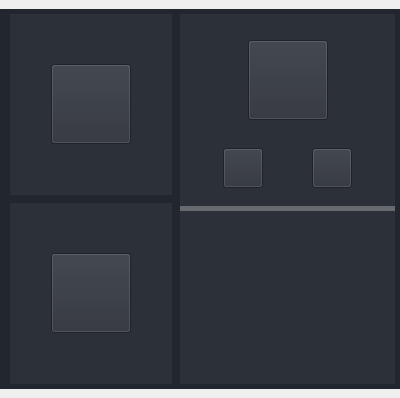
<?xml version="1.0" encoding="UTF-8"?>
<ui version="4.0">
 <class>ContrlUtils</class>
 <widget class="QWidget" name="ContrlUtils">
  <property name="geometry">
   <rect>
    <x>0</x>
    <y>0</y>
    <width>400</width>
    <height>398</height>
   </rect>
  </property>
  <property name="minimumSize">
   <size>
    <width>0</width>
    <height>0</height>
   </size>
  </property>
  <property name="windowTitle">
   <string>Form</string>
  </property>
  <layout class="QHBoxLayout" name="horizontalLayout_7">
   <property name="leftMargin">
    <number>0</number>
   </property>
   <property name="topMargin">
    <number>0</number>
   </property>
   <property name="rightMargin">
    <number>0</number>
   </property>
   <property name="bottomMargin">
    <number>0</number>
   </property>
   <item>
    <widget class="QWidget" name="widgetTop" native="true">
     <property name="minimumSize">
      <size>
       <width>400</width>
       <height>380</height>
      </size>
     </property>
     <property name="maximumSize">
      <size>
       <width>380</width>
       <height>380</height>
      </size>
     </property>
     <property name="styleSheet">
      <string notr="true">background-color: rgb(34, 38, 46);
border-color: rgb(98, 98, 98);
color: rgb(166, 166, 166);</string>
     </property>
     <layout class="QHBoxLayout" name="horizontalLayout_5">
      <property name="leftMargin">
       <number>5</number>
      </property>
      <property name="topMargin">
       <number>5</number>
      </property>
      <property name="rightMargin">
       <number>5</number>
      </property>
      <property name="bottomMargin">
       <number>5</number>
      </property>
      <item>
       <layout class="QHBoxLayout" name="horizontalLayout_2" stretch="3,4">
        <property name="spacing">
         <number>8</number>
        </property>
        <property name="leftMargin">
         <number>5</number>
        </property>
        <item>
         <layout class="QVBoxLayout" name="verticalLayout">
          <item>
           <widget class="QWidget" name="widgetLight" native="true">
            <property name="styleSheet">
             <string notr="true">background-color: rgb(44, 48, 56);
border-color: rgb(98, 98, 98);
color: rgb(166, 166, 166);</string>
            </property>
            <layout class="QHBoxLayout" name="horizontalLayout_8">
             <property name="leftMargin">
              <number>0</number>
             </property>
             <property name="rightMargin">
              <number>0</number>
             </property>
             <item>
              <widget class="QPushButton" name="btnLight_2">
               <property name="minimumSize">
                <size>
                 <width>80</width>
                 <height>80</height>
                </size>
               </property>
               <property name="maximumSize">
                <size>
                 <width>80</width>
                 <height>80</height>
                </size>
               </property>
               <property name="styleSheet">
                <string notr="true">border-image: url(:/con/contrl/dd1.png);</string>
               </property>
               <property name="text">
                <string/>
               </property>
               <property name="checkable">
                <bool>true</bool>
               </property>
              </widget>
             </item>
            </layout>
           </widget>
          </item>
          <item>
           <widget class="QWidget" name="widgetWind" native="true">
            <property name="styleSheet">
             <string notr="true">background-color: rgb(44, 48, 56);
border-color: rgb(98, 98, 98);
color: rgb(166, 166, 166);</string>
            </property>
            <layout class="QHBoxLayout" name="horizontalLayout_9">
             <property name="leftMargin">
              <number>0</number>
             </property>
             <property name="topMargin">
              <number>9</number>
             </property>
             <property name="rightMargin">
              <number>0</number>
             </property>
             <item>
              <widget class="QPushButton" name="btnShan">
               <property name="minimumSize">
                <size>
                 <width>80</width>
                 <height>80</height>
                </size>
               </property>
               <property name="maximumSize">
                <size>
                 <width>80</width>
                 <height>80</height>
                </size>
               </property>
               <property name="styleSheet">
                <string notr="true">border-image: url(:/con/contrl/fs1.png);</string>
               </property>
               <property name="text">
                <string/>
               </property>
               <property name="checkable">
                <bool>true</bool>
               </property>
              </widget>
             </item>
            </layout>
           </widget>
          </item>
         </layout>
        </item>
        <item>
         <widget class="QWidget" name="widgetAir" native="true">
          <property name="styleSheet">
           <string notr="true">background-color: rgb(44, 48, 56);
border-color: rgb(98, 98, 98);
color: rgb(166, 166, 166);</string>
          </property>
          <layout class="QHBoxLayout" name="horizontalLayout_6">
           <property name="leftMargin">
            <number>0</number>
           </property>
           <property name="rightMargin">
            <number>0</number>
           </property>
           <item>
            <layout class="QVBoxLayout" name="verticalLayout_4">
             <item>
              <layout class="QHBoxLayout" name="horizontalLayout_3">
               <item>
                <spacer name="horizontalSpacer">
                 <property name="orientation">
                  <enum>Qt::Horizontal</enum>
                 </property>
                 <property name="sizeHint" stdset="0">
                  <size>
                   <width>40</width>
                   <height>20</height>
                  </size>
                 </property>
                </spacer>
               </item>
               <item>
                <widget class="QPushButton" name="btnAir">
                 <property name="minimumSize">
                  <size>
                   <width>80</width>
                   <height>80</height>
                  </size>
                 </property>
                 <property name="maximumSize">
                  <size>
                   <width>80</width>
                   <height>80</height>
                  </size>
                 </property>
                 <property name="styleSheet">
                  <string notr="true">border-image: url(:/con/contrl/kt1.png);</string>
                 </property>
                 <property name="text">
                  <string/>
                 </property>
                 <property name="checkable">
                  <bool>true</bool>
                 </property>
                </widget>
               </item>
               <item>
                <spacer name="horizontalSpacer_2">
                 <property name="orientation">
                  <enum>Qt::Horizontal</enum>
                 </property>
                 <property name="sizeHint" stdset="0">
                  <size>
                   <width>40</width>
                   <height>20</height>
                  </size>
                 </property>
                </spacer>
               </item>
              </layout>
             </item>
             <item>
              <layout class="QHBoxLayout" name="horizontalLayout_4">
               <item>
                <widget class="QPushButton" name="btnMode">
                 <property name="minimumSize">
                  <size>
                   <width>40</width>
                   <height>40</height>
                  </size>
                 </property>
                 <property name="maximumSize">
                  <size>
                   <width>30</width>
                   <height>30</height>
                  </size>
                 </property>
                 <property name="styleSheet">
                  <string notr="true">border-image: url(:/con/contrl/ktms-close.png);</string>
                 </property>
                 <property name="text">
                  <string/>
                 </property>
                </widget>
               </item>
               <item>
                <widget class="QPushButton" name="btnWinStyle">
                 <property name="minimumSize">
                  <size>
                   <width>40</width>
                   <height>40</height>
                  </size>
                 </property>
                 <property name="maximumSize">
                  <size>
                   <width>30</width>
                   <height>30</height>
                  </size>
                 </property>
                 <property name="styleSheet">
                  <string notr="true">border-image: url(:/con/contrl/ktfl-open.png);</string>
                 </property>
                 <property name="text">
                  <string/>
                 </property>
                </widget>
               </item>
              </layout>
             </item>
             <item>
              <widget class="QLabel" name="label_11">
               <property name="maximumSize">
                <size>
                 <width>16777215</width>
                 <height>5</height>
                </size>
               </property>
               <property name="styleSheet">
                <string notr="true">background-color: rgb(103, 106, 111);</string>
               </property>
               <property name="text">
                <string/>
               </property>
              </widget>
             </item>
             <item>
              <spacer name="verticalSpacer">
               <property name="orientation">
                <enum>Qt::Vertical</enum>
               </property>
               <property name="sizeType">
                <enum>QSizePolicy::Fixed</enum>
               </property>
               <property name="sizeHint" stdset="0">
                <size>
                 <width>20</width>
                 <height>3</height>
                </size>
               </property>
              </spacer>
             </item>
             <item>
              <layout class="QHBoxLayout" name="horizontalLayout">
               <item>
                <layout class="QVBoxLayout" name="verticalLayout_2">
                 <property name="spacing">
                  <number>0</number>
                 </property>
                 <item>
                  <widget class="QLabel" name="labelAuto">
                   <property name="minimumSize">
                    <size>
                     <width>70</width>
                     <height>30</height>
                    </size>
                   </property>
                   <property name="maximumSize">
                    <size>
                     <width>60</width>
                     <height>20</height>
                    </size>
                   </property>
                   <property name="styleSheet">
                    <string notr="true">border-image: url(:/con/contrl/zd-o.png);</string>
                   </property>
                   <property name="text">
                    <string/>
                   </property>
                  </widget>
                 </item>
                 <item>
                  <widget class="QLabel" name="labelCold">
                   <property name="minimumSize">
                    <size>
                     <width>70</width>
                     <height>30</height>
                    </size>
                   </property>
                   <property name="maximumSize">
                    <size>
                     <width>60</width>
                     <height>20</height>
                    </size>
                   </property>
                   <property name="styleSheet">
                    <string notr="true">border-image: url(:/con/contrl/zl-c.png);</string>
                   </property>
                   <property name="text">
                    <string/>
                   </property>
                  </widget>
                 </item>
                 <item>
                  <widget class="QLabel" name="labelHu">
                   <property name="minimumSize">
                    <size>
                     <width>70</width>
                     <height>30</height>
                    </size>
                   </property>
                   <property name="maximumSize">
                    <size>
                     <width>60</width>
                     <height>20</height>
                    </size>
                   </property>
                   <property name="styleSheet">
                    <string notr="true">border-image: url(:/con/contrl/cs-c.png);</string>
                   </property>
                   <property name="text">
                    <string/>
                   </property>
                  </widget>
                 </item>
                 <item>
                  <widget class="QLabel" name="labelSendWind">
                   <property name="minimumSize">
                    <size>
                     <width>70</width>
                     <height>30</height>
                    </size>
                   </property>
                   <property name="maximumSize">
                    <size>
                     <width>60</width>
                     <height>20</height>
                    </size>
                   </property>
                   <property name="styleSheet">
                    <string notr="true">border-image: url(:/con/contrl/sf-c.png);</string>
                   </property>
                   <property name="text">
                    <string/>
                   </property>
                  </widget>
                 </item>
                </layout>
               </item>
               <item>
                <layout class="QVBoxLayout" name="verticalLayout_3">
                 <property name="spacing">
                  <number>0</number>
                 </property>
                 <item>
                  <widget class="QLabel" name="labelSmallWind">
                   <property name="minimumSize">
                    <size>
                     <width>70</width>
                     <height>30</height>
                    </size>
                   </property>
                   <property name="maximumSize">
                    <size>
                     <width>60</width>
                     <height>20</height>
                    </size>
                   </property>
                   <property name="styleSheet">
                    <string notr="true">border-image: url(:/con/contrl/xf-c.png);</string>
                   </property>
                   <property name="text">
                    <string/>
                   </property>
                  </widget>
                 </item>
                 <item>
                  <widget class="QLabel" name="labelLittleWind">
                   <property name="minimumSize">
                    <size>
                     <width>70</width>
                     <height>30</height>
                    </size>
                   </property>
                   <property name="maximumSize">
                    <size>
                     <width>60</width>
                     <height>20</height>
                    </size>
                   </property>
                   <property name="styleSheet">
                    <string notr="true">border-image: url(:/con/contrl/wf-c.png);</string>
                   </property>
                   <property name="text">
                    <string/>
                   </property>
                  </widget>
                 </item>
                 <item>
                  <widget class="QLabel" name="labelBigWind">
                   <property name="minimumSize">
                    <size>
                     <width>70</width>
                     <height>30</height>
                    </size>
                   </property>
                   <property name="maximumSize">
                    <size>
                     <width>60</width>
                     <height>20</height>
                    </size>
                   </property>
                   <property name="styleSheet">
                    <string notr="true">border-image: url(:/con/contrl/df-o.png);</string>
                   </property>
                   <property name="text">
                    <string/>
                   </property>
                  </widget>
                 </item>
                 <item>
                  <widget class="QLabel" name="labelSuperWind">
                   <property name="minimumSize">
                    <size>
                     <width>70</width>
                     <height>30</height>
                    </size>
                   </property>
                   <property name="maximumSize">
                    <size>
                     <width>60</width>
                     <height>20</height>
                    </size>
                   </property>
                   <property name="styleSheet">
                    <string notr="true">border-image: url(:/con/contrl/mf-c.png);</string>
                   </property>
                   <property name="text">
                    <string/>
                   </property>
                  </widget>
                 </item>
                </layout>
               </item>
              </layout>
             </item>
            </layout>
           </item>
          </layout>
         </widget>
        </item>
       </layout>
      </item>
     </layout>
    </widget>
   </item>
  </layout>
 </widget>
 <resources/>
 <connections/>
</ui>
